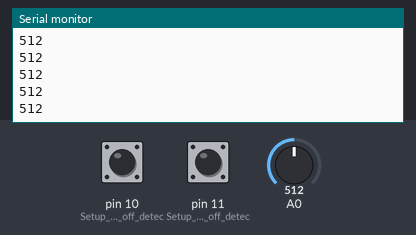
The sketch below on a simulated Arduino Uno, built with avr-gcc and run on an emulated ATmega328P. On the bench: the last lines printed to the serial monitor. The test bench sets the inputs (shaded band); at power-on: pin 10 (Setup_for_leads_off_detec) LOW, A0 = 512, pin 11 (Setup_for_leads_off_detec) LOW.

Above: at 1.2 s.
1.3 s: pin 10 (Setup_for_leads_off_detec) pulled HIGH for 0.15 s
2.9 s: A0 set to 716
At 3.5 s:
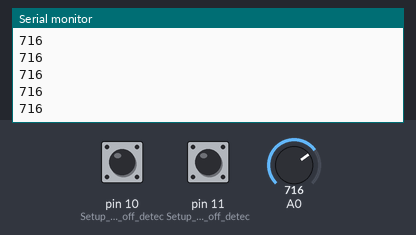
4.4 s: pin 11 (Setup_for_leads_off_detec) pulled HIGH for 0.15 s
6.0 s: pin 10 (Setup_for_leads_off_detec) pulled HIGH for 1 s
At 7.0 s:
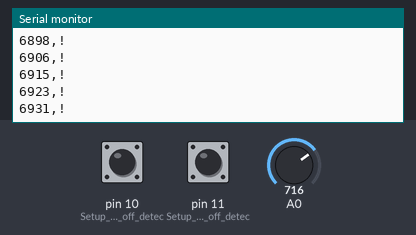
8.5 s: pin 11 (Setup_for_leads_off_detec) pulled HIGH for 1 s
At 9.0 s:
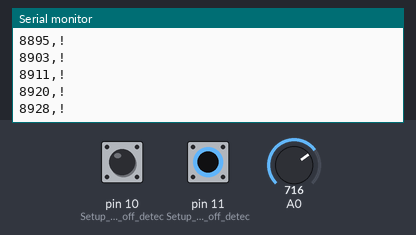
11.0 s: A0 set to 900
At 11.9 s:
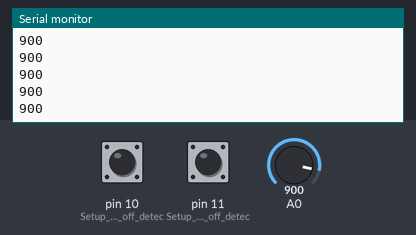
Timing chart, 0 to 13.5 s (numbered marks = the images above; inputs shaded):
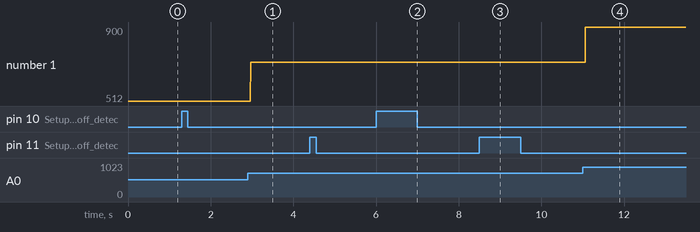

The sketch:

ecg_heartbeat.ino
```cpp
void setup() {
  // initialize the serial communication:
  Serial.begin(9600);
  pinMode(10, INPUT); // Setup for leads off detection LO +
  pinMode(11, INPUT); // Setup for leads off detection LO -
}

void loop() {
  // get the current timestamp
  unsigned long timestamp = millis();

if((digitalRead(10) == 1)||(digitalRead(11) == 1)){
    Serial.print(timestamp); // Prints the timestamp
    Serial.print(","); // Prints a comma
    Serial.println('!'); // Prints the '!' character and a newline
  }
  else{
    // Serial.print(timestamp); // Prints the timestamp
    // Serial.print(","); // Prints a comma
    Serial.println(analogRead(A0)); // Prints the analog reading and a newline
  }
  //Wait for a bit to keep serial data from saturating
  delay(1);
}
```

Measured:
- after the input at 2.9 s, the serial monitor: prints a new line after 0.07 s (image 1)
- after the input at 6.0 s, the serial monitor: prints a new line after 0.07 s (image 2)
- plotted number 1: 512 → 716 after the input at 2.9 s
